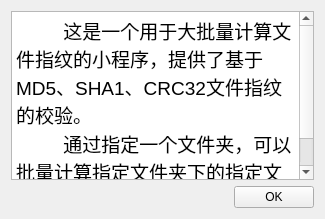
<?xml version="1.0" encoding="UTF-8"?>
<ui version="4.0">
 <class>About</class>
 <widget class="QWidget" name="About">
  <property name="geometry">
   <rect>
    <x>0</x>
    <y>0</y>
    <width>325</width>
    <height>219</height>
   </rect>
  </property>
  <property name="windowTitle">
   <string>About</string>
  </property>
  <layout class="QGridLayout" name="gridLayout">
   <item row="0" column="0">
    <layout class="QVBoxLayout" name="verticalLayout">
     <item>
      <widget class="QTextEdit" name="textEdit">
       <property name="readOnly">
        <bool>true</bool>
       </property>
       <property name="html">
        <string>&lt;!DOCTYPE HTML PUBLIC &quot;-//W3C//DTD HTML 4.0//EN&quot; &quot;http://www.w3.org/TR/REC-html40/strict.dtd&quot;&gt;
&lt;html&gt;&lt;head&gt;&lt;meta name=&quot;qrichtext&quot; content=&quot;1&quot; /&gt;&lt;style type=&quot;text/css&quot;&gt;
p, li { white-space: pre-wrap; }
&lt;/style&gt;&lt;/head&gt;&lt;body style=&quot; font-family:'Sans Serif'; font-size:9pt; font-weight:400; font-style:normal;&quot;&gt;
&lt;p style=&quot; margin-top:0px; margin-bottom:0px; margin-left:0px; margin-right:0px; -qt-block-indent:0; text-indent:0px;&quot;&gt;&lt;span style=&quot; font-size:14pt;&quot;&gt;         这是一个用于大批量计算文件指纹的小程序，提供了基于 MD5、SHA1、CRC32文件指纹的校验。&lt;/span&gt;&lt;/p&gt;
&lt;p style=&quot; margin-top:0px; margin-bottom:0px; margin-left:0px; margin-right:0px; -qt-block-indent:0; text-indent:0px;&quot;&gt;&lt;span style=&quot; font-size:14pt;&quot;&gt;         通过指定一个文件夹，可以批量计算指定文件夹下的指定文件格式的计算。&lt;/span&gt;&lt;/p&gt;&lt;/body&gt;&lt;/html&gt;</string>
       </property>
      </widget>
     </item>
     <item>
      <layout class="QHBoxLayout" name="horizontalLayout">
       <item>
        <spacer name="horizontalSpacer">
         <property name="orientation">
          <enum>Qt::Horizontal</enum>
         </property>
         <property name="sizeHint" stdset="0">
          <size>
           <width>40</width>
           <height>20</height>
          </size>
         </property>
        </spacer>
       </item>
       <item>
        <widget class="QPushButton" name="pushButton">
         <property name="text">
          <string>OK</string>
         </property>
        </widget>
       </item>
      </layout>
     </item>
    </layout>
   </item>
  </layout>
 </widget>
 <resources/>
 <connections/>
</ui>
